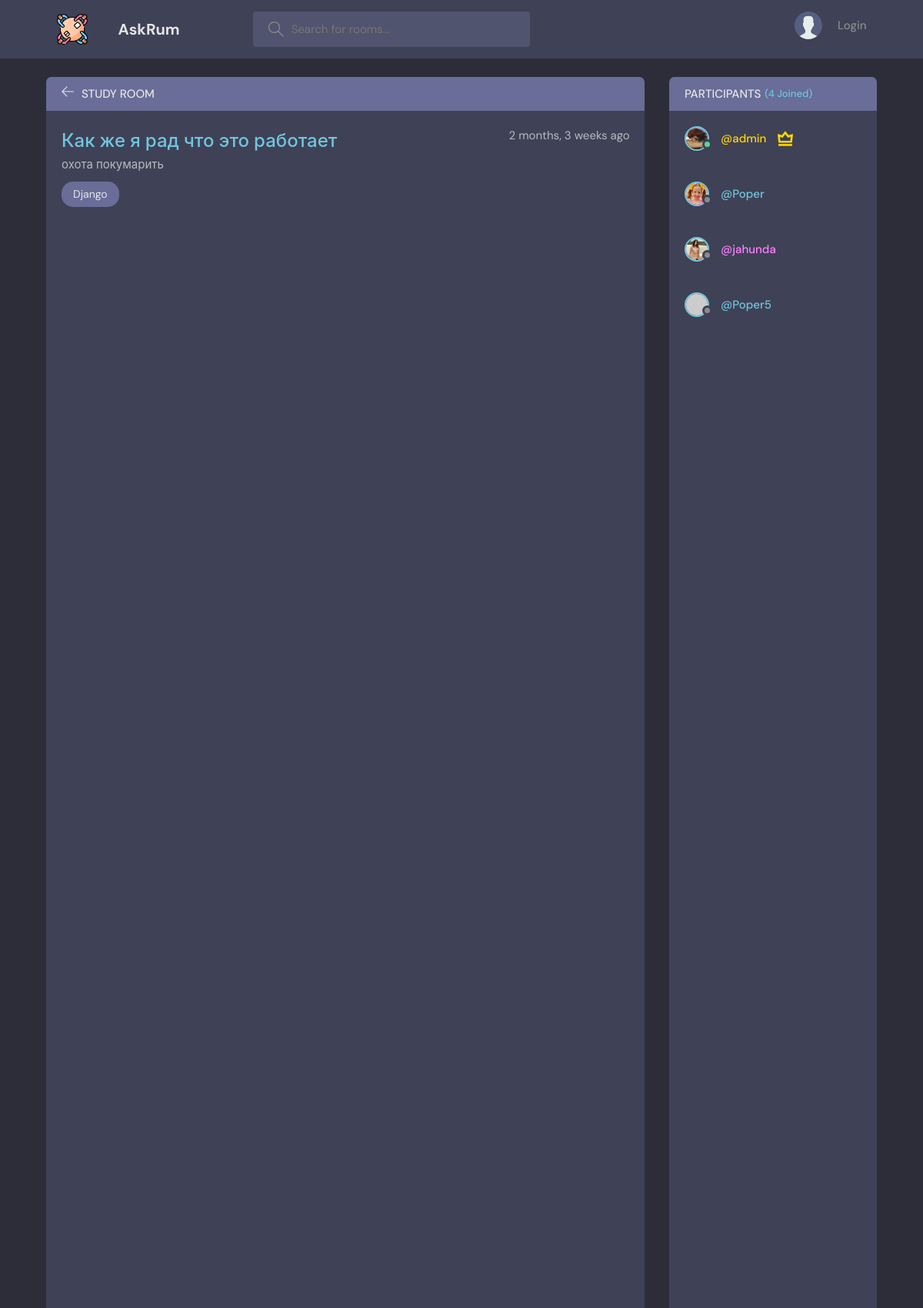
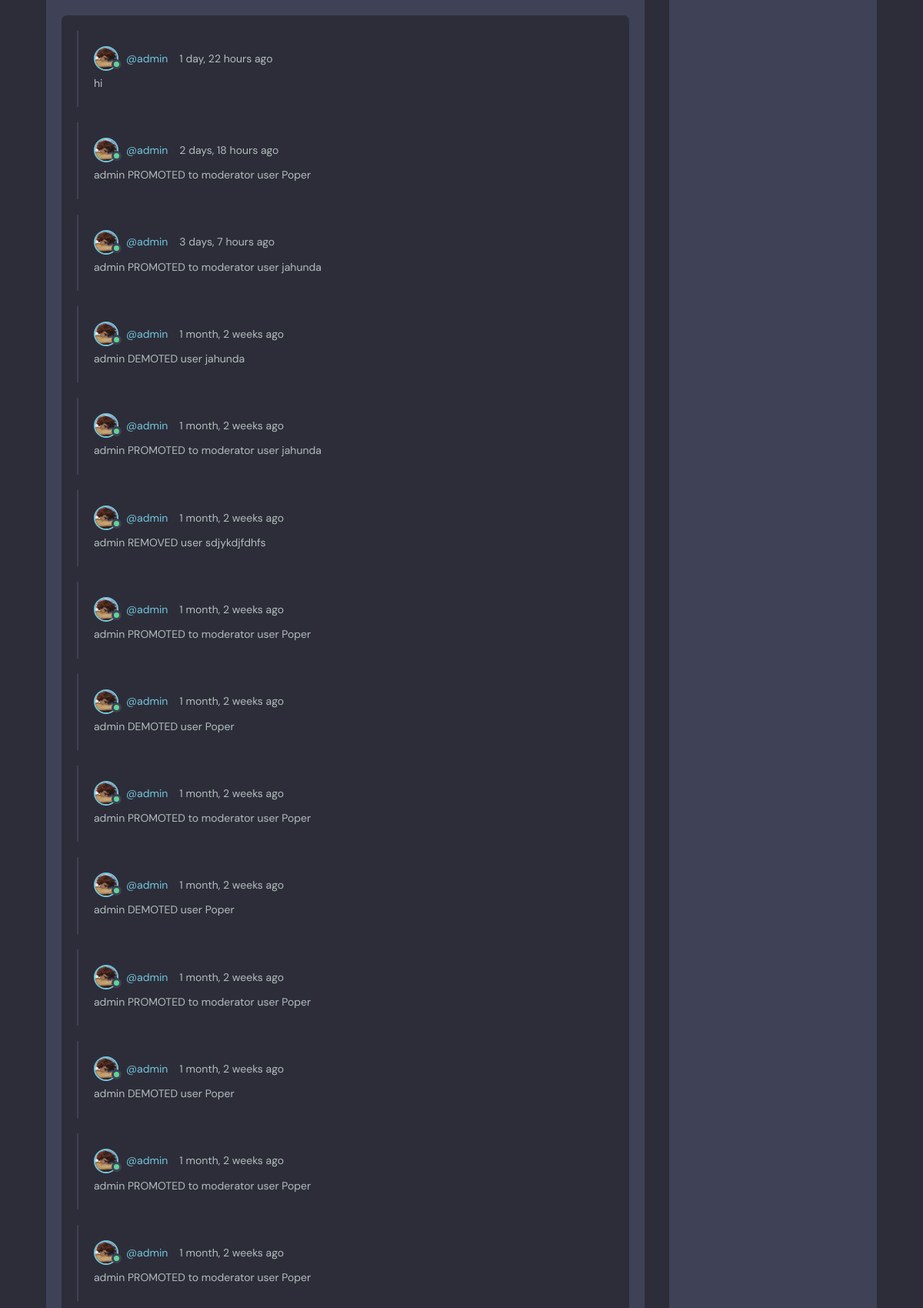
Page /room/2/ (upper part) on the committed database (2 pictures, top to bottom).
### main/models.py (models this page shows, shortened)
class Room(models.Model):
    host = models.ForeignKey(User, on_delete=models.SET_NULL, null=True)
    topic = models.ForeignKey(Topic, on_delete=models.SET_NULL, null=True)
    name = models.CharField(max_length=200)
    description = models.TextField(null=True, blank=True)
    image = models.ImageField(upload_to="room-images/%Y/%m/%d/", null=True, blank=True)
    moderator = models.ManyToManyField(User, related_name="moderator", blank=True)
    participants = models.ManyToManyField(User, related_name='participants', blank=True)
    updated = models.DateTimeField(auto_now=True)
    created = models.DateTimeField(auto_now_add=True)
    class Meta:
        verbose_name = 'Room'
        verbose_name_plural = 'Rooms'
        ordering = ['-updated', '-created']

class Topic(models.Model):
    name = models.CharField(max_length=200)

class Message(models.Model):
    user = models.ForeignKey(User, on_delete=models.CASCADE)
    room = models.ForeignKey(Room, on_delete=models.CASCADE)
    body = models.TextField(null=False)
    updated = models.DateTimeField(auto_now=True)
    created = models.DateTimeField(auto_now_add=True)
    class Meta:
        ordering = ['-updated', '-created']

class User(AbstractUser):
    name = models.CharField(max_length=200, null=True)
    email = models.EmailField(null=True, unique=True)
    bio = models.TextField(null=True)
    avatar = models.ImageField(upload_to="avatars/%Y/%m/%d/",null=True, blank=True)
    is_online = models.BooleanField(default=True)
    @property
    def imageURL(self):
        try:
            url = self.avatar.url
        except:
            url = ''
        return url

### main/views.py (the view, shortened to what this page needs)
# urls.py: path('room/<int:pk>/', room, name='room'),
def room(request, pk):
    room = Room.objects.get(pk=pk)
    messages_list = room.message_set.all().order_by('-created')
    participants = room.participants.all()
    moderators = room.moderator.all()
    context = {'title': 'Room страница', 'room': room, 'messages_list': messages_list, 'participants': participants, 'moderators': moderators}
    return render(request, 'main/room.html', context)

### main/templates/main/room.html (shortened to what this page needs)
 {%extends 'main/base.html'%}
{%block content%}
    <main class="profile-page layout layout--2">
      <div class="container">
        <div class="room">
          <div class="room__top">
            <div class="room__topLeft">
              <a href="{%url 'home'%}">
                <svg version="1.1" xmlns="http://www.w3.org/2000/svg" width="32" height="32" viewBox="0 0 32 32">
                  <title>arrow-left</title>
                  <path
                    d="M13.723 2.286l-13.723 13.714 13.719 13.714 1.616-1.611-10.96-10.96h27.625v-2.286h-27.625l10.965-10.965-1.616-1.607z"
                  ></path>
                </svg>
              </a>
              <h3>Study Room</h3>
            </div>
          </div>
          <div class="room__box scroll">
            <div class="room__header scroll">
              <div class="room__info">
                <h3>{{room.name}}</h3>
                <span>{{room.created|timesince}} ago</span>
              </div>
              <div class="room__details">
                {{room.description}}
              </div>
              <span class="room__topics">{{room.topic.name}}</span>
            </div>
            <div class="room__conversation">
              <div class="threads scroll">
                {%for message in messages_list%}
                  <div class="thread">
                  <div class="thread__top">
                    <div class="thread__author">
                      <a href="{%url 'user-profile' message.user.pk%}" class="thread__authorInfo">
                        {%if message.user.is_online%}
                         <div class="avatar avatar--small active">
                            {%if message.user.imageURL%}
                                <img src="{{message.user.imageURL}}">
                            {%else%}
                                <img src="https://avatars.dicebear.com/api/bottts/{{message.user.username}}.svg" />
                            {%endif%}
                        </div>
                        {%endif%}
                        <span>@{{message.user.username}}</span>
                      </a>
                        <span class="thread__date">{{message.created|timesince}} ago</span>
                    </div>
                  </div>
                  <div class="thread__details">
                    {{message.body}}
                  </div>
                </div>
                {%endfor%}
                </div>
            </div>
          </div>
        </div>
        <div class="participants">
          <h3 class="participants__top">Participants <span>({{participants.count}} Joined)</span></h3>
          <div class="participants__list scroll">
            {%for p in participants%}
            <div class="participant">
                <a href="{%url 'user-profile' p.pk%}" class="participant">
                    {%if p.is_online%}
                     <div class="avatar avatar--small active">
                        {%if p.imageURL%}
                            <img src="{{p.imageURL}}">
                        {%else%}
                            <img src="https://avatars.dicebear.com/api/bottts/{{p.username}}.svg" />
                        {%endif%}
                    </div>
                    {%else%}
                     <div class="avatar avatar--small">
                        {%if p.imageURL%}
                            <img src="{{p.imageURL}}">
                        {%else%}
                            <img src="https://avatars.dicebear.com/api/bottts/{{p.username}}.svg" />
                        {%endif%}
                    </div>
                    {%endif%}
                  <p>
                    {%if p in moderators%}
                        <span style="color: #ff80ff">@{{p.username|truncatewords:4}}</span>
                    {%elif p == room.host%}
                        <span style="color: #FFD700">@{{p.username|truncatewords:4}}</span>
                    {%else%}
                        <span>@{{p.username|truncatewords:4}}</span>
                    {%endif%}
                  </p>
                </a>
                <div>
                {%if p == room.host%}
                    <div class="participant_crown">
                    </div>
               {%endif%}
               </div>
            </div>
            {%endfor%}
          </div>
        </div>
      </div>
    </main>
{%endblock%}

### static/styles/style.css (style rules this page uses)
:root { --color-main: #71c6dd; --color-main-light: #e1f6fb; --color-dark: #3f4156; --color-dark-medium: #51546e; --color-dark-light: #696d97; --color-light: #e5e5e5; --color-gray: #8b8b8b; --color-light-gray: #b2bdbd; --color-bg: #2d2d39; --color-success: #5dd693; --color-error: #fc4b0b; }
* { font-family: "DM Sans", -apple-system, BlinkMacSystemFont, "Segoe UI", Roboto, Oxygen, Ubuntu, Cantarell, "Open Sans", "Helvetica Neue", sans-serif; margin: 0; padding: 0; box-sizing: border-box; text-rendering: optimizeLegibility; font-size: inherit; }
html { font-size: 56.25%; height: 100%; }
@media only screen and (min-width: 1200px) { html { font-size: 62.5%; } }
body { line-height: 1.6; font-weight: 400; font-size: 1.5rem; color: var(--color-light-gray); background-color: var(--color-bg); min-height: 100%; }
img { width: 100%; }
a { display: inline-block; color: var(--color-main); text-decoration: none; }
.container { max-width: 120rem; width: 90%; margin: auto; }
.avatar { position: relative; display: inline-block; border-radius: 50%; border: 2px solid var(--color-main); }
.avatar img { display: block; border-radius: 50%; object-fit: cover; object-position: center; }
.avatar::after { content: ""; display: block; position: absolute; background-color: var(--color-gray); z-index: 111; border-radius: 50%; border: 0.3rem solid var(--color-dark); }
.avatar.active::after { background-color: var(--color-success); }
.avatar.avatar--small img { width: 2.8rem; height: 2.8rem; }
.avatar.avatar--small:after { width: 0.7rem; height: 0.7rem; bottom: 0px; right: -6px; }
.layout { margin-top: 2.4rem; }
.layout > .container { display: flex; justify-content: space-between; align-items: flex-start; }
.layout--2 > .container > div:first-child { flex-basis: 72%; }
.layout--2 > .container > div:last-child { flex-basis: 25%; }
.room, .participants { background: var(--color-dark); max-height: 87.5vh; border-radius: 0.7rem; overflow: hidden; position: relative; }
.room__top, .participants__top { background: var(--color-dark-light); display: flex; justify-content: space-between; align-items: center; padding: 1rem 2rem; position: relative; }
.room__top svg, .thread__top svg { width: 1.6rem; height: 1.6rem; fill: var(--color-light); cursor: pointer; }
.room__topLeft { display: flex; align-items: flex-end; gap: 1rem; }
.room__topLeft h3, .participants__top { text-transform: uppercase; font-weight: 500; color: var(--color-light); }
.room__topLeft svg { width: 1.6rem; height: 1.6rem; fill: var(--color-light); }
.room__header { max-height: 30vh; overflow-y: auto; position: absolute; width: 95%; background: var(--color-dark); z-index: 999; top: 4.4rem; padding-top: 2rem; padding-bottom: 1rem; }
.room__box { padding-left: 2rem; padding-right: 2rem; height: 80.5vh; padding-bottom: 0; }
.room__info { display: flex; justify-content: space-between; }
.room__info h3 { font-size: 2.4rem; font-weight: 500; color: var(--color-main); }
.room__topics { padding: 0.5rem 1.5rem; background: var(--color-dark-light); color: var(--color-light); display: inline-block; font-size: 1.4rem; border-radius: 1.5rem; margin: 1rem 0; }
.room__conversation { margin-top: 1rem; margin-bottom: 4rem; height: 64%; }
.threads { background: var(--color-bg); border-radius: 0.7rem; overflow-y: auto; height: 100%; margin-top: 28vh; padding: 0 2rem 4rem 2rem; }
.thread { border-left: 2px solid var(--color-dark); padding-left: 1rem; margin: 2rem 0; padding: 2rem; }
.thread__top { display: flex; align-items: center; justify-content: space-between; }
.thread__author { display: flex; align-items: center; gap: 1.5rem; font-size: 1.4rem; }
.thread__authorInfo { display: flex; align-items: center; gap: 1rem; }
.thread__details { font-size: 1.4rem; margin-top: 0.5rem; }
.participants__top span { color: var(--color-main); font-size: 1.3rem; text-transform: none; }
.participants__top { justify-content: flex-start; gap: 0.5rem; }
.participants__list { padding: 2rem; height: 82.5vh; overflow-y: scroll; padding-bottom: 0; }
.participant { display: flex; align-items: center; gap: 1.5rem; margin-bottom: 2rem; }
.participant p { color: var(--color-light-gray); line-height: 1.2; }
.participant span { display: block; font-weight: 500; color: var(--color-main); font-weight: 1.4rem; }
.participant_crown { fill: gold; width: 2rem; height: 2rem; margin: -2rem 0 0 0; }

### rows in the picture
Room: name "Как же я рад что это работает", created "2 months, 3 weeks", description "охота покумарить", topic.name "Django"
Message: user.imageURL (picture), user.username "admin", created "1 day, 22 hours", body "hi"
Message: user.imageURL (picture), user.username "admin", created "2 days, 18 hours", body "admin PROMOTED to moderator user Poper"
Message: user.imageURL (picture), user.username "admin", created "3 days, 7 hours", body "admin PROMOTED to moderator user jahunda"
Message: user.imageURL (picture), user.username "admin", created "1 month, 2 weeks", body "admin DEMOTED user jahunda"
Message: user.imageURL (picture), user.username "admin", created "1 month, 2 weeks", body "admin PROMOTED to moderator user jahunda"
Message: user.imageURL (picture), user.username "admin", created "1 month, 2 weeks", body "admin REMOVED user sdjykdjfdhfs"
Message: user.imageURL (picture), user.username "admin", created "1 month, 2 weeks", body "admin PROMOTED to moderator user Poper"
Message: user.imageURL (picture), user.username "admin", created "1 month, 2 weeks", body "admin DEMOTED user Poper"
Message: user.imageURL (picture), user.username "admin", created "1 month, 2 weeks", body "admin PROMOTED to moderator user Poper"
Message: user.imageURL (picture), user.username "admin", created "1 month, 2 weeks", body "admin DEMOTED user Poper"
Message: user.imageURL (picture), user.username "admin", created "1 month, 2 weeks", body "admin PROMOTED to moderator user Poper"
Message: user.imageURL (picture), user.username "admin", created "1 month, 2 weeks", body "admin DEMOTED user Poper"
Message: user.imageURL (picture), user.username "admin", created "1 month, 2 weeks", body "admin PROMOTED to moderator user Poper"
Message: user.imageURL (picture), user.username "admin", created "1 month, 2 weeks", body "admin PROMOTED to moderator user Poper"
User: imageURL (picture), username "admin"
User: imageURL (picture), username "Poper"
User: imageURL (picture), username "jahunda"
User: is_online False (drawn), username "Poper5"

### other values in the picture
{{ participants.count }} "4"
